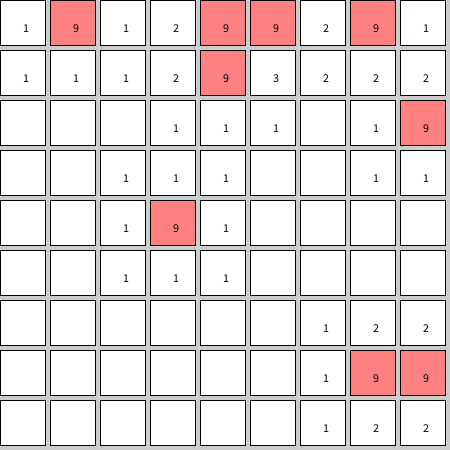
Frame 1 (no input)
Frame 60 (the mouse pressed at the canvas centre just before this capture): identical to frame 1, image omitted
Frame 120 (the mouse held since frame 60 and released just before this capture): identical to frame 1, image omitted

The Processing sketch that drew this single still picture (run headless with seeded random() and noise(); from frame 60 on, the mouse is pressed at the canvas centre):

// Processing sketch: week11_B_mine_sweep
// ── week11_B_mine_sweep.pde
int [][] mine = new int[9][9];
void setup(){
  size(450,450);
  for(int i=0; i<9; i++) mine[i][0]=9;
  for(int k=0; k<1000; k++){
    int i = int(random(9)), j = int(random(9));
    int i2 = int(random(9)), j2 = int(random(9));
    int temp = mine[i][j];
    mine[i][j] = mine[i2][j2];
    mine[i2][j2] = temp;
  }
  for(int i=0; i<9; i++){
    for(int j=0; j<9; j++){
      if(mine[i][j]==9){//遇到紅色地雷,附近要+1
        addNumber(i-1, j-1);
        addNumber(i-1, j);
        addNumber(i-1, j+1);
        addNumber(i, j-1);
        //addNumber(i, j);//自己本身
        addNumber(i, j+1);
        addNumber(i+1, j-1);
        addNumber(i+1, j);
        addNumber(i+1, j+1);
      }
    }
  }
}
void addNumber(int i, int j){
  if(i<0 || j<0 || i>=9 || j>=9) return;
  if(mine[i][j]!=9) mine[i][j]++;
}
void draw(){
  for(int i=0;i<9;i++){
    for(int j=0; j<9; j++){
      if(mine[i][j]==9) fill(255, 128, 128);
      else fill(255);
      rect(j*50, i*50, 45, 45);
      if(mine[i][j]!=0){
        fill(0); text(""+mine[i][j], j*50+23, i*50+23, 45, 45);  
      }
    }
  }
}
